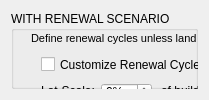
                 <widget class="QWidget" name="page_33">
                  <layout class="QHBoxLayout" name="horizontalLayout_24">
                   <item>
                    <widget class="QGroupBox" name="retrofit_renewal_group_3">
                     <property name="title">
                      <string>WITH RENEWAL SCENARIO</string>
                     </property>
                     <widget class="QSpinBox" name="renewal_lot_years_3">
                      <property name="geometry">
                       <rect>
                        <x>310</x>
                        <y>70</y>
                        <width>71</width>
                        <height>16</height>
                       </rect>
                      </property>
                      <property name="suffix">
                       <string> years</string>
                      </property>
                      <property name="minimum">
                       <number>1</number>
                      </property>
                      <property name="maximum">
                       <number>50</number>
                      </property>
                     </widget>
                     <widget class="QLabel" name="retrofit_renewal_descr1_3">
                      <property name="geometry">
                       <rect>
                        <x>20</x>
                        <y>20</y>
                        <width>371</width>
                        <height>16</height>
                       </rect>
                      </property>
                      <property name="whatsThis">
                       <string>Adjust the weighting of each criteria. Assign an importance score between 1 and 10 to each of the selected bottom lines.</string>
                      </property>
                      <property name="text">
                       <string>&lt;!DOCTYPE HTML PUBLIC &quot;-//W3C//DTD HTML 4.0//EN&quot; &quot;http://www.w3.org/TR/REC-html40/strict.dtd&quot;&gt;
&lt;html&gt;&lt;head&gt;&lt;meta name=&quot;qrichtext&quot; content=&quot;1&quot; /&gt;&lt;style type=&quot;text/css&quot;&gt;
p, li { white-space: pre-wrap; }
&lt;/style&gt;&lt;/head&gt;&lt;body style=&quot; font-family:'MS Shell Dlg 2'; font-size:8.25pt; font-weight:400; font-style:normal;&quot;&gt;
&lt;p style=&quot; margin-top:0px; margin-bottom:0px; margin-left:0px; margin-right:0px; -qt-block-indent:0; text-indent:0px;&quot;&gt;&lt;span style=&quot; font-size:8pt;&quot;&gt;Define renewal cycles unless land use change data is available&lt;/span&gt;&lt;/p&gt;&lt;/body&gt;&lt;/html&gt;</string>
                      </property>
                     </widget>
                     <widget class="QCheckBox" name="retrofit_renewal_check_3">
                      <property name="geometry">
                       <rect>
                        <x>30</x>
                        <y>45</y>
                        <width>351</width>
                        <height>17</height>
                       </rect>
                      </property>
                      <property name="text">
                       <string>Customize Renewal Cycles (set % renewal every x years)</string>
                      </property>
                     </widget>
                     <widget class="QLabel" name="retrofit_renewal_lbl_13">
                      <property name="geometry">
                       <rect>
                        <x>150</x>
                        <y>70</y>
                        <width>161</width>
                        <height>20</height>
                       </rect>
                      </property>
                      <property name="text">
                       <string>of building stock renewed every </string>
                      </property>
                     </widget>
                     <widget class="QSpinBox" name="renewal_lot_spin_3">
                      <property name="geometry">
                       <rect>
                        <x>90</x>
                        <y>72</y>
                        <width>51</width>
                        <height>16</height>
                       </rect>
                      </property>
                      <property name="suffix">
                       <string>%</string>
                      </property>
                      <property name="maximum">
                       <number>100</number>
                      </property>
                     </widget>
                     <widget class="QLabel" name="retrofit_renewal_lbl_14">
                      <property name="geometry">
                       <rect>
                        <x>30</x>
                        <y>70</y>
                        <width>71</width>
                        <height>20</height>
                       </rect>
                      </property>
                      <property name="text">
                       <string>Lot-Scale:</string>
                      </property>
                     </widget>
                     <widget class="QLabel" name="retrofit_renewal_lbl_15">
                      <property name="geometry">
                       <rect>
                        <x>30</x>
                        <y>95</y>
                        <width>151</width>
                        <height>20</height>
                       </rect>
                      </property>
                      <property name="text">
                       <string>Street-Scale:</string>
                      </property>
                     </widget>
                     <widget class="QSpinBox" name="renewal_street_years_3">
                      <property name="geometry">
                       <rect>
                        <x>190</x>
                        <y>95</y>
                        <width>71</width>
                        <height>16</height>
                       </rect>
                      </property>
                      <property name="suffix">
                       <string> years</string>
                      </property>
                      <property name="minimum">
                       <number>1</number>
                      </property>
                      <property name="maximum">
                       <number>50</number>
                      </property>
                     </widget>
                     <widget class="QLabel" name="retrofit_renewal_lbl_16">
                      <property name="geometry">
                       <rect>
                        <x>30</x>
                        <y>120</y>
                        <width>171</width>
                        <height>20</height>
                       </rect>
                      </property>
                      <property name="text">
                       <string>Neighbourhood/Precinct Scales:</string>
                      </property>
                     </widget>
                     <widget class="QSpinBox" name="renewal_neigh_years_3">
                      <property name="geometry">
                       <rect>
                        <x>190</x>
                        <y>120</y>
                        <width>71</width>
                        <height>16</height>
                       </rect>
                      </property>
                      <property name="suffix">
                       <string> years</string>
                      </property>
                      <property name="minimum">
                       <number>1</number>
                      </property>
                      <property name="maximum">
                       <number>50</number>
                      </property>
                     </widget>
                     <widget class="QLabel" name="retrofit_renewal_lbl_17">
                      <property name="geometry">
                       <rect>
                        <x>270</x>
                        <y>95</y>
                        <width>101</width>
                        <height>20</height>
                       </rect>
                      </property>
                      <property name="text">
                       <string>renewal cycles</string>
                      </property>
                     </widget>
                     <widget class="QLabel" name="retrofit_renewal_lbl_18">
                      <property name="geometry">
                       <rect>
                        <x>270</x>
                        <y>120</y>
                        <width>101</width>
                        <height>20</height>
                       </rect>
                      </property>
                      <property name="text">
                       <string>renewal cycles</string>
                      </property>
                     </widget>
                    </widget>
                   </item>
                  </layout>
                 </widget>
